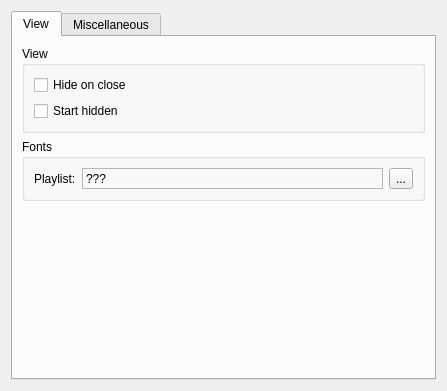
<?xml version="1.0" encoding="UTF-8"?>
<ui version="4.0">
 <class>SimpleSettings</class>
 <widget class="QWidget" name="SimpleSettings">
  <property name="geometry">
   <rect>
    <x>0</x>
    <y>0</y>
    <width>447</width>
    <height>391</height>
   </rect>
  </property>
  <property name="windowTitle">
   <string notr="true">Form</string>
  </property>
  <layout class="QHBoxLayout" name="horizontalLayout">
   <item>
    <widget class="QTabWidget" name="tabWidget">
     <property name="currentIndex">
      <number>0</number>
     </property>
     <widget class="QWidget" name="tab">
      <attribute name="title">
       <string>View</string>
      </attribute>
      <layout class="QVBoxLayout" name="verticalLayout">
       <item>
        <widget class="QGroupBox" name="groupBox">
         <property name="title">
          <string>View</string>
         </property>
         <layout class="QGridLayout" name="gridLayout_5">
          <item row="0" column="0">
           <widget class="QCheckBox" name="hideOnCloseCheckBox">
            <property name="text">
             <string>Hide on close</string>
            </property>
           </widget>
          </item>
          <item row="1" column="0">
           <widget class="QCheckBox" name="hiddenCheckBox">
            <property name="text">
             <string>Start hidden</string>
            </property>
           </widget>
          </item>
         </layout>
        </widget>
       </item>
       <item>
        <widget class="QGroupBox" name="plGroupBox">
         <property name="sizePolicy">
          <sizepolicy hsizetype="Preferred" vsizetype="Fixed">
           <horstretch>0</horstretch>
           <verstretch>0</verstretch>
          </sizepolicy>
         </property>
         <property name="title">
          <string>Fonts</string>
         </property>
         <layout class="QGridLayout" name="gridLayout_2">
          <item row="0" column="0">
           <widget class="QLabel" name="label_2">
            <property name="sizePolicy">
             <sizepolicy hsizetype="Preferred" vsizetype="Preferred">
              <horstretch>0</horstretch>
              <verstretch>0</verstretch>
             </sizepolicy>
            </property>
            <property name="maximumSize">
             <size>
              <width>80</width>
              <height>16777215</height>
             </size>
            </property>
            <property name="text">
             <string>Playlist:</string>
            </property>
            <property name="alignment">
             <set>Qt::AlignLeading|Qt::AlignLeft|Qt::AlignVCenter</set>
            </property>
           </widget>
          </item>
          <item row="0" column="1">
           <widget class="QLabel" name="plFontLabel">
            <property name="sizePolicy">
             <sizepolicy hsizetype="Expanding" vsizetype="Preferred">
              <horstretch>0</horstretch>
              <verstretch>0</verstretch>
             </sizepolicy>
            </property>
            <property name="frameShape">
             <enum>QFrame::StyledPanel</enum>
            </property>
            <property name="frameShadow">
             <enum>QFrame::Sunken</enum>
            </property>
            <property name="text">
             <string>???</string>
            </property>
           </widget>
          </item>
          <item row="0" column="2">
           <widget class="QToolButton" name="plFontButton">
            <property name="text">
             <string>...</string>
            </property>
           </widget>
          </item>
         </layout>
        </widget>
       </item>
       <item>
        <spacer name="verticalSpacer">
         <property name="orientation">
          <enum>Qt::Vertical</enum>
         </property>
         <property name="sizeHint" stdset="0">
          <size>
           <width>20</width>
           <height>40</height>
          </size>
         </property>
        </spacer>
       </item>
      </layout>
     </widget>
     <widget class="QWidget" name="tab_5">
      <attribute name="title">
       <string>Miscellaneous</string>
      </attribute>
      <layout class="QVBoxLayout" name="verticalLayout_3">
       <item>
        <widget class="QGroupBox" name="groupBox_2">
         <property name="title">
          <string>Song Display</string>
         </property>
         <layout class="QGridLayout" name="gridLayout_3">
          <item row="0" column="0">
           <widget class="QCheckBox" name="protocolCheckBox">
            <property name="text">
             <string>Show protocol</string>
            </property>
           </widget>
          </item>
          <item row="1" column="0">
           <widget class="QCheckBox" name="numbersCheckBox">
            <property name="text">
             <string>Show song numbers</string>
            </property>
           </widget>
          </item>
          <item row="2" column="0">
           <widget class="QCheckBox" name="alignCheckBox">
            <property name="enabled">
             <bool>false</bool>
            </property>
            <property name="text">
             <string>Align song numbers</string>
            </property>
           </widget>
          </item>
          <item row="3" column="0">
           <widget class="QCheckBox" name="anchorCheckBox">
            <property name="text">
             <string>Show anchor</string>
            </property>
           </widget>
          </item>
          <item row="4" column="0">
           <widget class="QCheckBox" name="popupCheckBox">
            <property name="text">
             <string>Show popup information</string>
            </property>
           </widget>
          </item>
          <item row="5" column="0">
           <layout class="QHBoxLayout" name="horizontalLayout_3">
            <item>
             <widget class="QPushButton" name="popupTemplateButton">
              <property name="enabled">
               <bool>false</bool>
              </property>
              <property name="text">
               <string>Edit template</string>
              </property>
             </widget>
            </item>
            <item>
             <spacer name="horizontalSpacer_2">
              <property name="orientation">
               <enum>Qt::Horizontal</enum>
              </property>
              <property name="sizeHint" stdset="0">
               <size>
                <width>40</width>
                <height>20</height>
               </size>
              </property>
             </spacer>
            </item>
           </layout>
          </item>
         </layout>
        </widget>
       </item>
       <item>
        <spacer name="verticalSpacer_2">
         <property name="orientation">
          <enum>Qt::Vertical</enum>
         </property>
         <property name="sizeHint" stdset="0">
          <size>
           <width>20</width>
           <height>144</height>
          </size>
         </property>
        </spacer>
       </item>
      </layout>
     </widget>
    </widget>
   </item>
  </layout>
 </widget>
 <resources/>
 <connections>
  <connection>
   <sender>popupCheckBox</sender>
   <signal>toggled(bool)</signal>
   <receiver>popupTemplateButton</receiver>
   <slot>setEnabled(bool)</slot>
   <hints>
    <hint type="sourcelabel">
     <x>151</x>
     <y>189</y>
    </hint>
    <hint type="destinationlabel">
     <x>117</x>
     <y>221</y>
    </hint>
   </hints>
  </connection>
  <connection>
   <sender>numbersCheckBox</sender>
   <signal>toggled(bool)</signal>
   <receiver>alignCheckBox</receiver>
   <slot>setEnabled(bool)</slot>
   <hints>
    <hint type="sourcelabel">
     <x>148</x>
     <y>103</y>
    </hint>
    <hint type="destinationlabel">
     <x>151</x>
     <y>118</y>
    </hint>
   </hints>
  </connection>
 </connections>
</ui>
